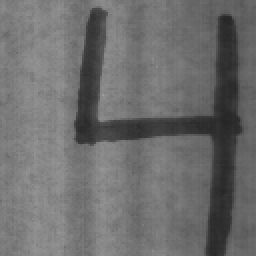
%> input picture lab_4/nuf4a.tif, 128 x 128 px (shown 2 times larger)
$ octave threshNuf4a.m   (GNU Octave 9; MATLAB toolbox functions it lacks are replaced by stand-ins)
%> lines starting %> are read from the running program, lines starting %| are printed output that depends on the picture; in (x1, y1, x2, y2) boxes, pixels count from 0 and x2, y2 are one past the last pixel; in counts of white or black regions, pixels touching at a corner belong together; the program's own positions count from 1
### lab_4/mid_way.m
function outT = mid_way(histo, startT)
% Calculates a threshold value from a histogram using the mid-way method.
%
% histo: A 1D array histogram.
% The histogram bins must correspond to gray value 0, 1, 2,...
% startT: start threshold
% outT: the calculated threshold (integer)
%
% Programmed by Maria Magnusson 2018-08

num = length(histo);
t0 = floor(startT);
t1 = t0;
t0 = t1+2; % cannot be the same when entering the loop

% Calculate the threshold
%------------------------
while abs(t0-t1) > 0.5

  t0 = t1;

  % Calculate mean for the lower part of the histogram
  %---------------------------------------------------
  lowersum1 = sum(histo(1:t0+1).*[0:t0]);
  lowersum2 = sum(histo(1:t0+1));
  if lowersum2 ~= 0
    mean0 = lowersum1/lowersum2;
  else
    error('Cannot calculate new threshold');
  end;

  % Calculate mean for the upper part of the histogram
  %---------------------------------------------------
  uppersum1 = sum(histo(t0+2:num).*[t0+1:num-1]);
  uppersum2 = sum(histo(t0+2:num));
  if uppersum2 ~= 0
    mean1 = uppersum1/uppersum2;
  else
    error('Cannot calculate new threshold');
  end

  % Calculate new threshold
  %------------------------
  t1 = floor((mean0+mean1)/2);

end;

outT = t1;

### lab_4/min_error.m
function outT = min_error(histo, startT)

num = length(histo);
p = histo / sum(histo);
t0 = floor(startT);
t1 = t0;
t0 = t1+2; % cannot be the same when entering the loop

% Calculate the threshold
%------------------------
while abs(t0-t1) > 0.5
    t0 = t1;

    % Lower probability
    P0_1= sum(p(1:t0+1));
    P0_2 = sum(p(1:end));
    if P0_2 ~= 0
        P0 = P0_1/P0_2;
    else
        error('Cannot calculate threshold')
    end

    % Upper probability
    P1_1 = sum(p(t0+2:end));
    P1_2 = sum(p(1:end));
    if P1_2 ~= 0
        P1 = P1_1/P1_2;
    else
        error('Cannot calculate threshold')
    end

    % Lower mean
    mu0_1 = sum(p(1:t0+1).*((0:t0)));
    mu0_2 = sum(p(1:t0+1));
    if mu0_2 ~= 0
        mu0 = mu0_1/mu0_2;
    else
        error('Cannot calculate threshold')
    end

    % Upper mean
    mu1_1 = sum(p(t0+2:end).*((t0+1:num-1)));
    mu1_2 = sum(p(t0+2:end));
    if mu1_2 ~= 0
        mu1 = mu1_1/mu1_2;
    else
        error('Cannot calculate threshold')
    end

    % Lower v
    v0_1 = sum(p(1:t0+1).*((0:t0) - mu0).^2);
    v0_2 = sum(p(1:t0+1));
    if v0_2 ~= 0
        v0 = v0_1/v0_2;
    else
        error('Cannot calculate threshold')
    end

    % Upper v
    v1_1 = sum(p(t0+2:end).*((t0+1:num-1) - mu1).^2);
    v1_2 = sum(p(t0+2:end));
    if v1_2 ~= 0
        v1 = v1_1/v1_2;
    else
        error('Cannot calculate threshold')
    end

    c_0 = -2 * log(P0/P1) + log(v0/v1) + (mu0^2)/v0 - (mu1^2)/v1; % T^0
    c_1 = 2*( -(mu0/v0) + (mu1/v1)); % T^1
    c_2 = (v1 - v0)/(v0 * v1); % T^2

    r = roots([c_2 c_1 c_0]);

    if r(1) > mu0 && r(1) < mu1
        t1 = round(r(1));
    else
        t1 = round(r(2));
    end
end

outT = t1;

### lab_4/threshNuf4a.m
im = imread('nuf4a.tif');
%> im is the input picture: size 128x128 uint8; min 38, max 157, mean 109.5
histo = hist(im(:),[0:255]);
%> histo = 256 values, max 684 at index 126, min 0 at index 1, mean 64
T = mean(mean(im))
%> T = 109.5
Tmid = mid_way(histo, T)
%> in mid_way, `t0 = floor(startT);`: t0 = 109
%> in mid_way, `t0 = t1+2;`: t0 = 111
%> the loop in mid_way, `while abs(t0-t1) > 0.5` made 7 passes
%> (t0, lowersum1, lowersum2, mean0, uppersum1, uppersum2, mean1, t1) on passes 1 to 7: (109, 534589, 6403, 83.49, 1258789, 9981, 126.1, 104), (104, 367080, 4845, 75.76, 1426298, 11539, 123.6, 99), (99, 247617, 3676, 67.36, 1545761, 12708, 121.6, 94), (94, 186198, 3045, 61.15, 1607180, 13339, 120.5, 90), (90, 163430, 2799, 58.39, 1629948, 13585, 120, 89), (89, 158750, 2747, 57.79, 1634628, 13637, 119.9, 88), (88, 157504, 2733, 57.63, 1635874, 13651, 119.8, 88)
%> in mid_way, `outT = t1;`: outT = 88
%> Tmid = 88
%Tmid = 50; % new threshold
Tmin = min_error(histo, Tmid)
%> in min_error, `p = histo / sum(histo);`: p = 256 values, max 0.0417 at index 126, min 0 at index 1, mean 0.00391
%> in min_error, `t0 = t1+2;`: t0 = 90
%> the loop in min_error, `while abs(t0-t1) > 0.5` made 5 passes
%> (t0, P0_1, P0, P1_1, P1, mu0_1, mu0_2, mu0) on passes 1 to 5: (88, 0.167, 0.167, 0.833, 0.833, 9.61, 0.167, 57.63), (83, 0.16, 0.16, 0.84, 0.84, 9, 0.16, 56.36), (81, 0.157, 0.157, 0.843, 0.843, 8.77, 0.157, 55.9), (80, 0.156, 0.156, 0.844, 0.844, 8.68, 0.156, 55.73), (79, 0.155, 0.155, 0.845, 0.845, 8.59, 0.155, 55.55)
%> in min_error, `outT = t1;`: outT = 79
%> Tmin = 79
imTmid = im <= Tmid;
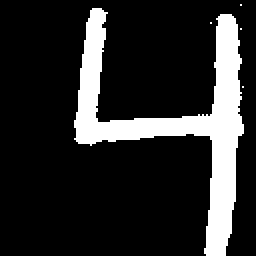
%> imTmid: size 128x128 logical (shown 2 times larger); 16.7% white; 5 white regions (4 under 20 px), largest, box (x1, y1, x2, y2) and area: (37, 4, 122, 128) 2729
imTmin = im <= Tmin;
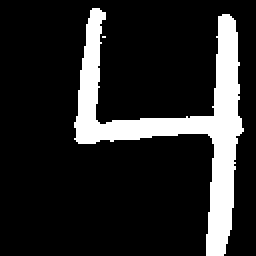
%> imTmin: size 128x128 logical (shown 2 times larger); 15.5% white; 2 white regions (1 under 20 px), largest, box (x1, y1, x2, y2) and area: (37, 4, 122, 128) 2532
figure(1)
colormap(gray(256))
subplot(2,2,1), imagesc(im, [0 255]);
axis image; colorbar
title('original image');
subplot(2,2,2), plot(0:255, histo, '.-r');
axis tight; grid
title('histogram');
subplot(2,2,3), imagesc(imTmid, [0 1]);
axis image; colorbar
title('mid-way thresholded image');
subplot(2,2,4), imagesc(imTmin, [0 1]);
axis image; colorbar
title("min-error thresholded image");
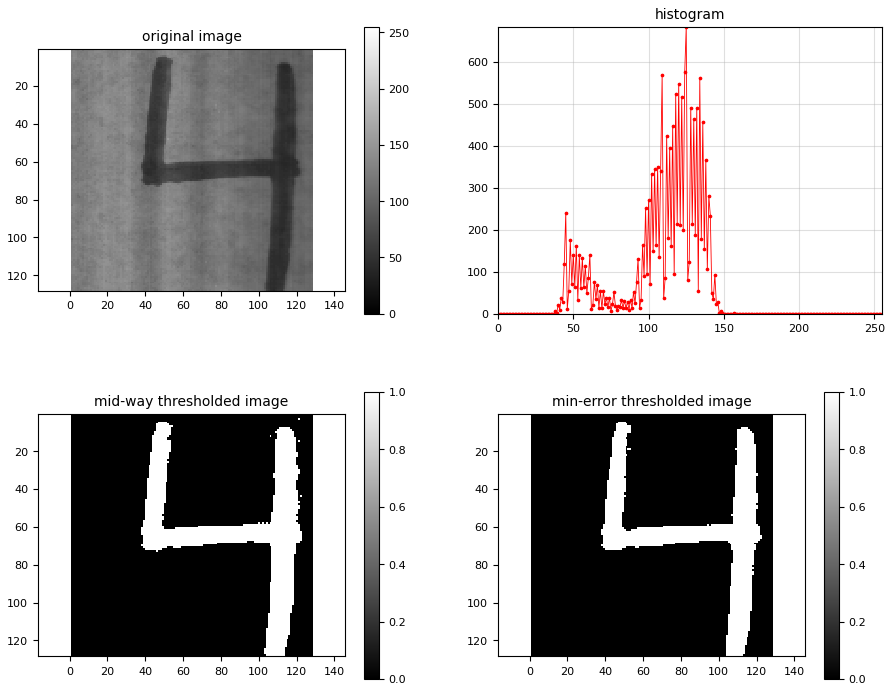
%> figure redrawn from the program's plot data, 4 panels

$ run again, with lab_4/nuf2a.tif copied over lab_4/nuf4a.tif
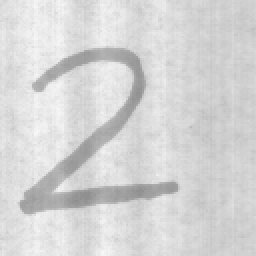
%> input picture lab_4/nuf2a.tif, 128 x 128 px (shown 2 times larger)
%> im is the input picture: size 128x128 uint8; min 142, max 248, mean 213
%> histo = 256 values, max 1091 at index 210, min 0 at index 1, mean 64
%> T = 213
%> in mid_way, `t0 = floor(startT);`: t0 = 212
%> in mid_way, `t0 = t1+2;`: t0 = 214
%> the loop in mid_way, `while abs(t0-t1) > 0.5` made 9 passes
%> (t0, lowersum1, lowersum2, mean0, uppersum1, uppersum2, mean1, t1) on passes 1 to 8: (212, 1346654, 6829, 197.2, 2142617, 9555, 224.2, 210), (210, 1149709, 5899, 194.9, 2339562, 10485, 223.1, 209), (209, 1137529, 5841, 194.7, 2351742, 10543, 223.1, 208), (208, 909510, 4750, 191.5, 2579761, 11634, 221.7, 206), (206, 695310, 3719, 187, 2793961, 12665, 220.6, 203), (203, 435427, 2452, 177.6, 3053844, 13932, 219.2, 198), (198, 304663, 1803, 169, 3184608, 14581, 218.4, 193), (193, 277060, 1663, 166.6, 3212211, 14721, 218.2, 192)
%> in mid_way, `outT = t1;`: outT = 192
%> p = 256 values, max 0.0666 at index 210, min 0 at index 1, mean 0.00391
%> in min_error, `t0 = t1+2;`: t0 = 194
%> the loop in min_error, `while abs(t0-t1) > 0.5` made 3 passes
%> (t0, P0_1, P0, P1_1, P1, mu0_1, mu0_2, mu0) on passes 1 to 3: (192, 0.1, 0.1, 0.9, 0.9, 16.65, 0.1, 166.2), (187, 0.0972, 0.0972, 0.903, 0.903, 16.09, 0.0972, 165.5), (186, 0.0968, 0.0968, 0.903, 0.903, 16.01, 0.0968, 165.4)
%> in min_error, `outT = t1;`: outT = 186
%> `imTmid = im <= Tmid;`:
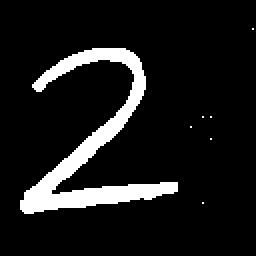
%> imTmid: size 128x128 logical (shown 2 times larger); 10% white; 7 white regions (6 under 20 px), largest, box (x1, y1, x2, y2) and area: (10, 24, 89, 107) 1635
%> imTmin: size 128x128 logical; 9.7% white; 1 white region, box (x1, y1, x2, y2) and area: (10, 24, 89, 107) 1586
%> `title("min-error thresholded image");`:
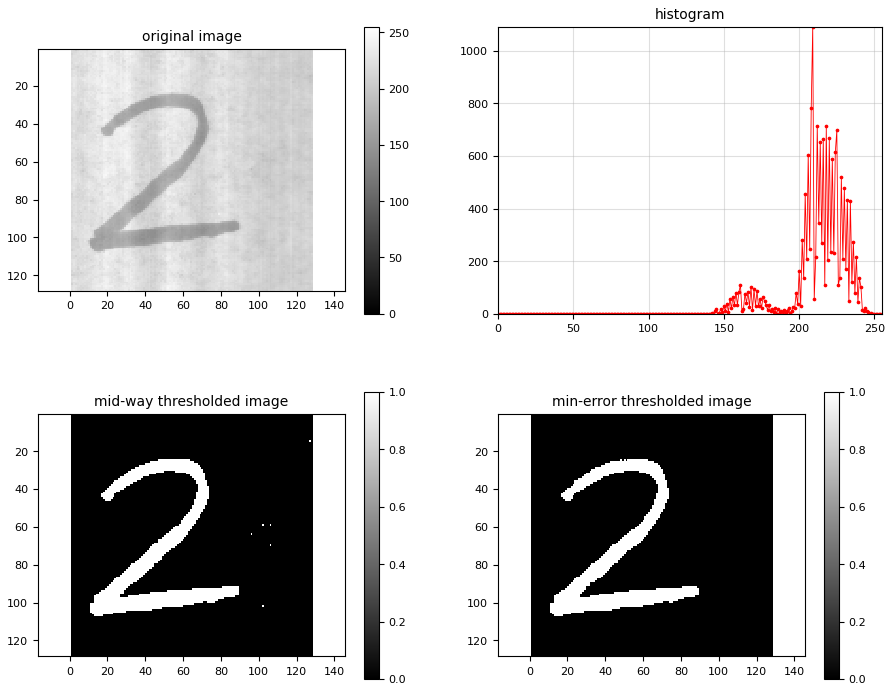
%> figure redrawn from the program's plot data, 4 panels

$ run again, with lab_4/nuf8a.tif copied over lab_4/nuf4a.tif
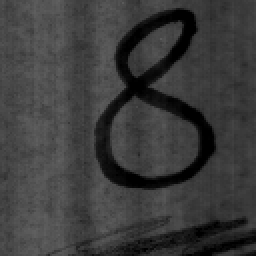
%> input picture lab_4/nuf8a.tif, 128 x 128 px (shown 2 times larger)
%> im is the input picture: size 128x128 uint8; min 0, max 98, mean 59.9
%> histo = 256 values, max 1001 at index 60, min 0 at index 98, mean 64
%> T = 59.9
%> in mid_way, `t0 = floor(startT);`: t0 = 59
%> in mid_way, `t0 = t1+2;`: t0 = 61
%> the loop in mid_way, `while abs(t0-t1) > 0.5` made 5 passes
%> (t0, lowersum1, lowersum2, mean0, uppersum1, uppersum2, mean1, t1) on passes 1 to 5: (59, 261724, 6627, 39.49, 719645, 9757, 73.76, 56), (56, 150120, 4716, 31.83, 831249, 11668, 71.24, 51), (51, 69374, 3232, 21.46, 911995, 13152, 69.34, 45), (45, 45327, 2738, 16.55, 936042, 13646, 68.59, 42), (42, 41290, 2645, 15.61, 940079, 13739, 68.42, 42)
%> in mid_way, `outT = t1;`: outT = 42
%> p = 256 values, max 0.0611 at index 60, min 0 at index 98, mean 0.00391
%> in min_error, `t0 = t1+2;`: t0 = 44
%> the loop in min_error, `while abs(t0-t1) > 0.5` made 4 passes
%> (t0, P0_1, P0, P1_1, P1, mu0_1, mu0_2, mu0) on passes 1 to 4: (42, 0.161, 0.161, 0.839, 0.839, 2.52, 0.161, 15.61), (39, 0.155, 0.155, 0.845, 0.845, 2.24, 0.155, 14.5), (38, 0.154, 0.154, 0.846, 0.846, 2.2, 0.154, 14.31), (37, 0.151, 0.151, 0.849, 0.849, 2.1, 0.151, 13.89)
%> in min_error, `outT = t1;`: outT = 37
%> `imTmid = im <= Tmid;`:
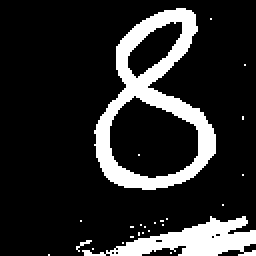
%> imTmid: size 128x128 logical (shown 2 times larger); 16.1% white; 25 white regions (23 under 20 px), largest, box (x1, y1, x2, y2) and area: (47, 4, 108, 95) 1793, (41, 108, 128, 128) 811
%> imTmin: size 128x128 logical; 15.1% white; 11 white regions (9 under 20 px), largest, box (x1, y1, x2, y2) and area: (48, 4, 108, 95) 1740, (55, 109, 128, 128) 690
%> `title("min-error thresholded image");`:
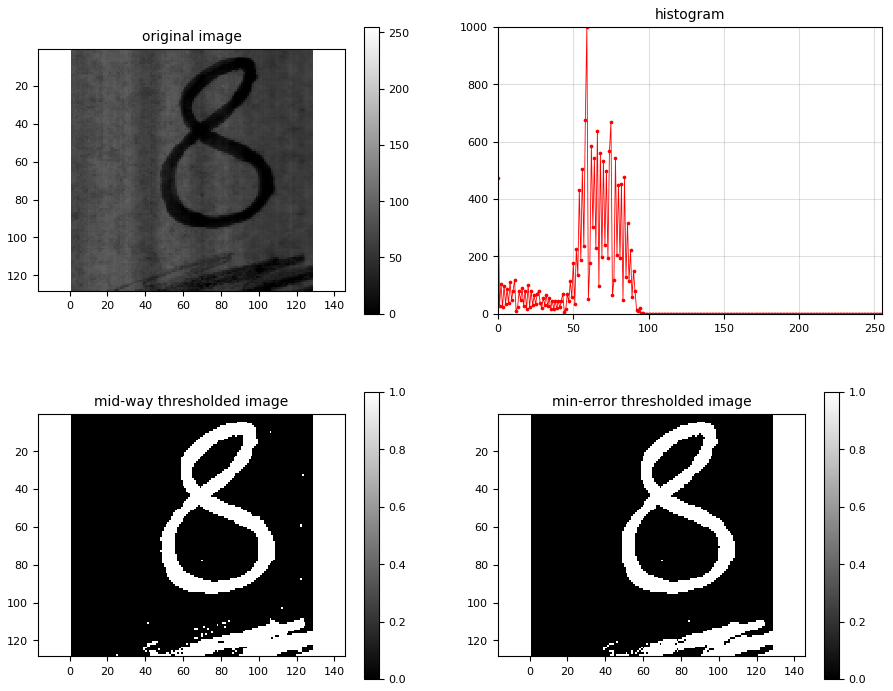
%> figure redrawn from the program's plot data, 4 panels
